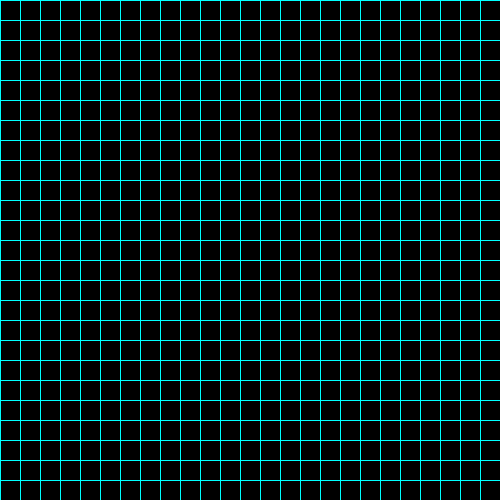
Frame 1 (no input)
Frame 60 (the mouse pressed at the canvas centre just before this capture): identical to frame 1, image omitted
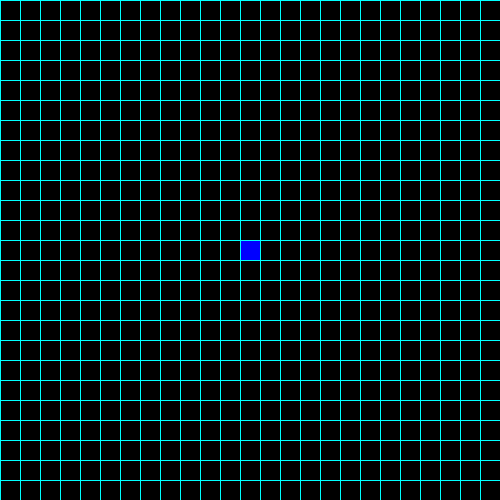
Frame 120 (the mouse held since frame 60 and released just before this capture)

The Processing sketch that drew these frames (run headless with seeded random() and noise(); from frame 60 on, the mouse is pressed at the canvas centre):

// Processing sketch: grid
// ── grid.pde
int d=20;

void setup() {
  size(500, 500);
}

void draw() {
  stroke(0, 255, 255);
  for (int x=0; x<width; x+=d) {
    for (int y=0; y<height; y+=d) {
      if (mouseX>x && mouseX<x+d && mouseY>y && mouseY<y+d) {
        fill(0, 0, 255);
      } else {
        fill(0, 0, 0);
      }
      rect(x, y, d, d);
    }
  }
}
